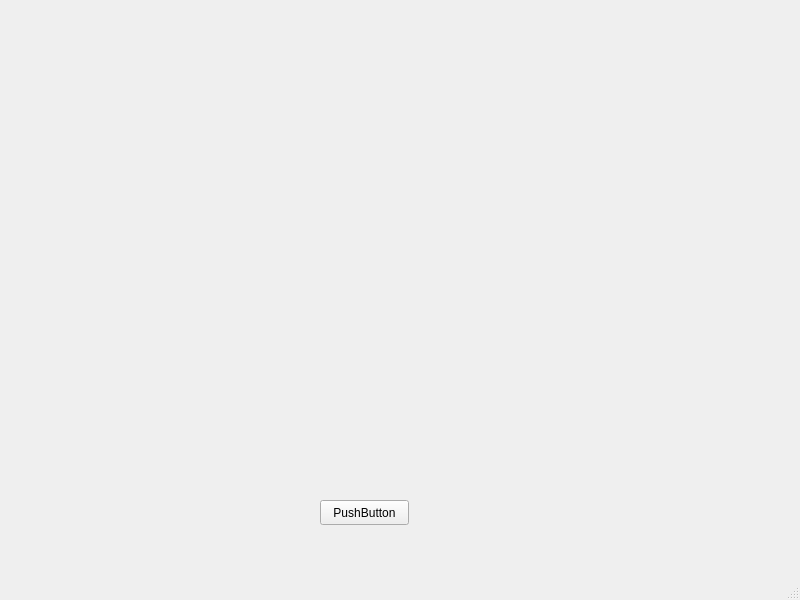
<?xml version="1.0" encoding="UTF-8"?>
<ui version="4.0">
 <class>MainWindow</class>
 <widget class="QMainWindow" name="MainWindow">
  <property name="geometry">
   <rect>
    <x>0</x>
    <y>0</y>
    <width>800</width>
    <height>600</height>
   </rect>
  </property>
  <property name="windowTitle">
   <string>MainWindow</string>
  </property>
  <widget class="QWidget" name="centralwidget">
   <widget class="Visualization" name="vis" native="true">
    <property name="geometry">
     <rect>
      <x>130</x>
      <y>60</y>
      <width>511</width>
      <height>391</height>
     </rect>
    </property>
   </widget>
   <widget class="QPushButton" name="pushButton">
    <property name="geometry">
     <rect>
      <x>320</x>
      <y>500</y>
      <width>89</width>
      <height>25</height>
     </rect>
    </property>
    <property name="text">
     <string>PushButton</string>
    </property>
   </widget>
  </widget>
  <widget class="QMenuBar" name="menubar">
   <property name="geometry">
    <rect>
     <x>0</x>
     <y>0</y>
     <width>800</width>
     <height>22</height>
    </rect>
   </property>
  </widget>
  <widget class="QStatusBar" name="statusbar"/>
 </widget>
 <customwidgets>
  <customwidget>
   <class>Visualization</class>
   <extends>QWidget</extends>
   <header>visualizations</header>
   <container>1</container>
  </customwidget>
 </customwidgets>
 <resources/>
 <connections>
  <connection>
   <sender>pushButton</sender>
   <signal>clicked()</signal>
   <receiver>MainWindow</receiver>
   <slot>on_pushButton_clicked()</slot>
   <hints>
    <hint type="sourcelabel">
     <x>364</x>
     <y>534</y>
    </hint>
    <hint type="destinationlabel">
     <x>399</x>
     <y>299</y>
    </hint>
   </hints>
  </connection>
 </connections>
 <slots>
  <slot>on_pushButton_clicked()</slot>
 </slots>
</ui>
